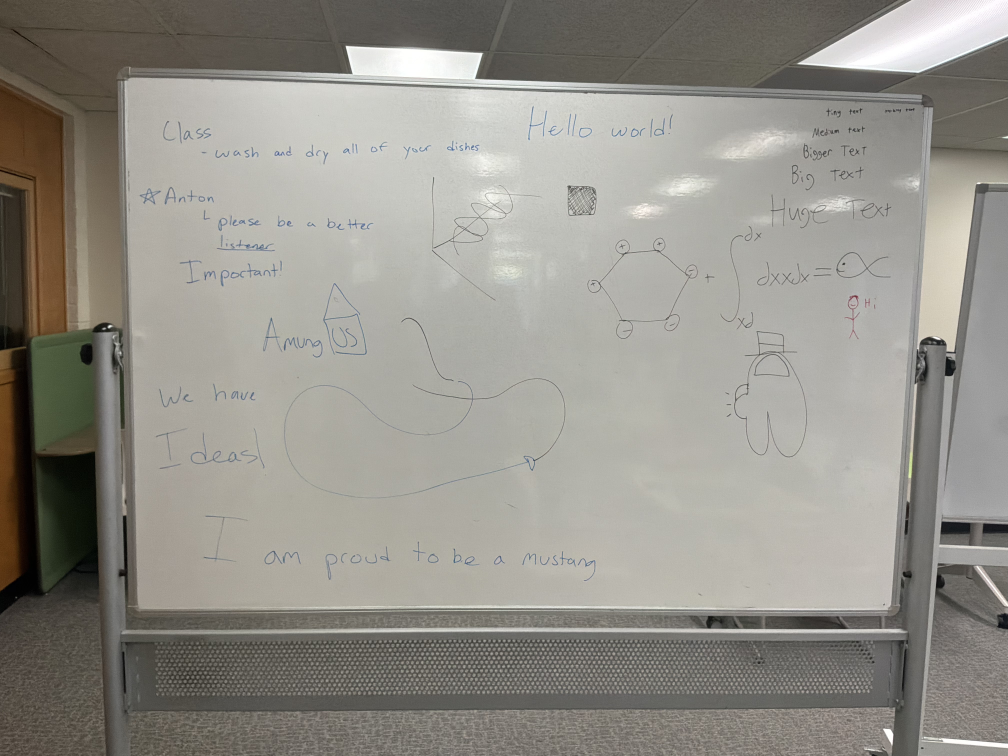
#> input picture photos/IMG_0013.jpg, 4032 x 3024 px (shown at 1/4 size)
$ python -i master_raster.py   (imports and definitions only)
#> lines starting #> are read from the running program, lines starting #| are printed output that depends on the picture
#> further down, picture is the input picture: shape (3024, 4032, 3); mean B, G, R 137.4, 144.7, 147.3
"""Creation of the immutable, full-color board master raster."""

from __future__ import annotations

from dataclasses import dataclass

import cv2
import numpy as np


@dataclass(frozen=True)
class MasterRaster:
    """Read-only enhanced BGR image used by every downstream stage."""

    image: np.ndarray
    width: int
    height: int
    enhancement_strength: float

    def mutable_copy(self) -> np.ndarray:
        """Return a writable copy for callers that explicitly need one."""
        return self.image.copy()


def create_master_raster(image: np.ndarray, enhancement_strength: float = 0.72) -> MasterRaster:
    """Create a color-preserving, illumination-normalized immutable master.

    Args:
        image: Perspective-corrected grayscale, BGR, or BGRA uint8 image.
        enhancement_strength: Blend from original (0) to enhanced (1).
    """
#> called with enhancement_strength = 0.72
    if image is None or image.size == 0:
        raise ValueError("image must be non-empty")
    strength = float(np.clip(enhancement_strength, 0.0, 1.0))
    if image.ndim == 2:
        bgr = cv2.cvtColor(image, cv2.COLOR_GRAY2BGR)
    elif image.ndim == 3 and image.shape[2] == 4:
        bgr = cv2.cvtColor(image, cv2.COLOR_BGRA2BGR)
    elif image.ndim == 3 and image.shape[2] >= 3:
        bgr = image[:, :, :3].copy()
    else:
        raise ValueError("image must be grayscale, BGR, or BGRA")
    if bgr.dtype != np.uint8:
        bgr = np.clip(bgr, 0, 255).astype(np.uint8)

    # Correct mild camera color casts without bleaching marker hues.
    work = bgr.astype(np.float32)
    channel_means = work.reshape(-1, 3).mean(axis=0)
#> channel_means = [137.7, 142, 144.5]
    target = float(np.mean(channel_means))
#> target = 141.4
    gains = np.clip(target / np.maximum(channel_means, 1.0), 0.82, 1.18)
#> gains = [1.03, 0.996, 0.979]
    balanced = np.clip(work * gains, 0, 255).astype(np.uint8)

    lab = cv2.cvtColor(balanced, cv2.COLOR_BGR2LAB)
#> lab: shape (3024, 4032, 3); mean of channels 0, 1, 2 150.6, 127.5, 129.8
    lightness, a_channel, b_channel = cv2.split(lab)
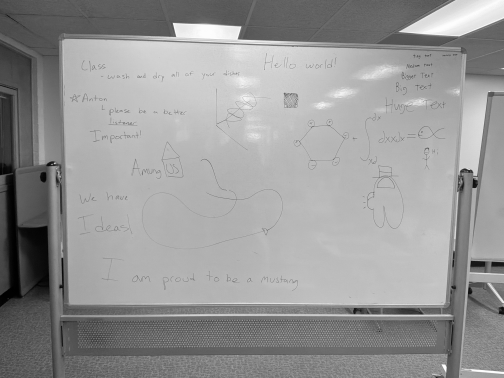
#> lightness: shape (3024, 4032) (shown at 1/8 size); min 0, max 253, mean 150.6
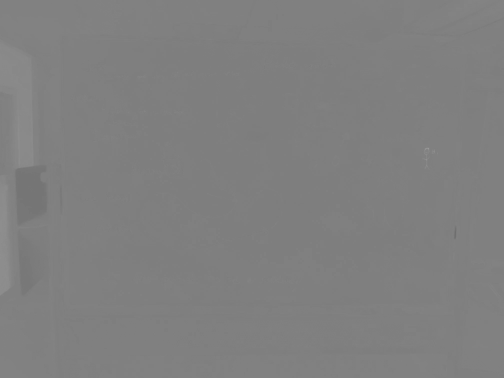
#> a_channel: shape (3024, 4032) (shown at 1/8 size); min 108, max 156, mean 127.5
    radius = max(15, int(round(min(bgr.shape[:2]) * 0.025)) | 1)
    background = cv2.GaussianBlur(lightness, (0, 0), sigmaX=radius / 3.0)
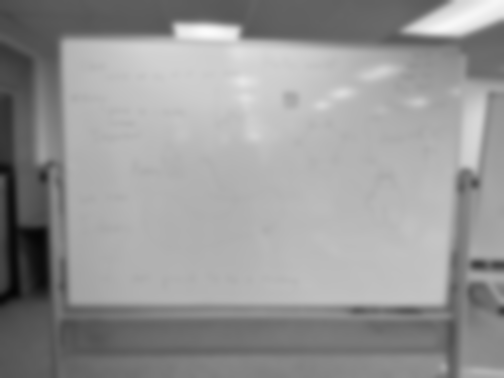
#> background: shape (3024, 4032) (shown at 1/8 size); min 4, max 251, mean 150.6
    normalized = cv2.divide(lightness, np.maximum(background, 1), scale=235)
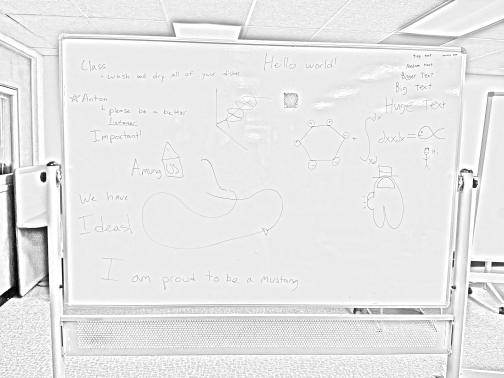
#> normalized: shape (3024, 4032) (shown at 1/8 size); min 0, max 255, mean 230.2
    clahe = cv2.createCLAHE(clipLimit=1.8, tileGridSize=(8, 8))
    normalized = clahe.apply(normalized)
    enhanced = cv2.cvtColor(cv2.merge((normalized, a_channel, b_channel)), cv2.COLOR_LAB2BGR)
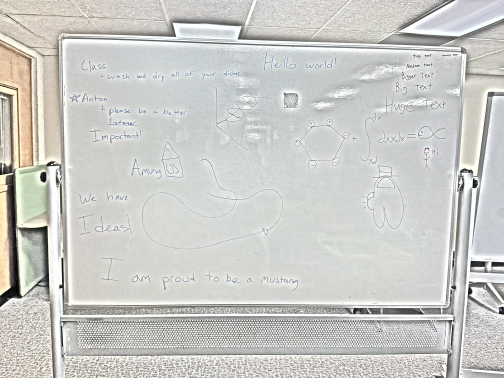
#> enhanced: shape (3024, 4032, 3) (shown at 1/8 size); mean B, G, R 199.6, 203.3, 202.9
    master = cv2.addWeighted(bgr, 1.0 - strength, enhanced, strength, 0)
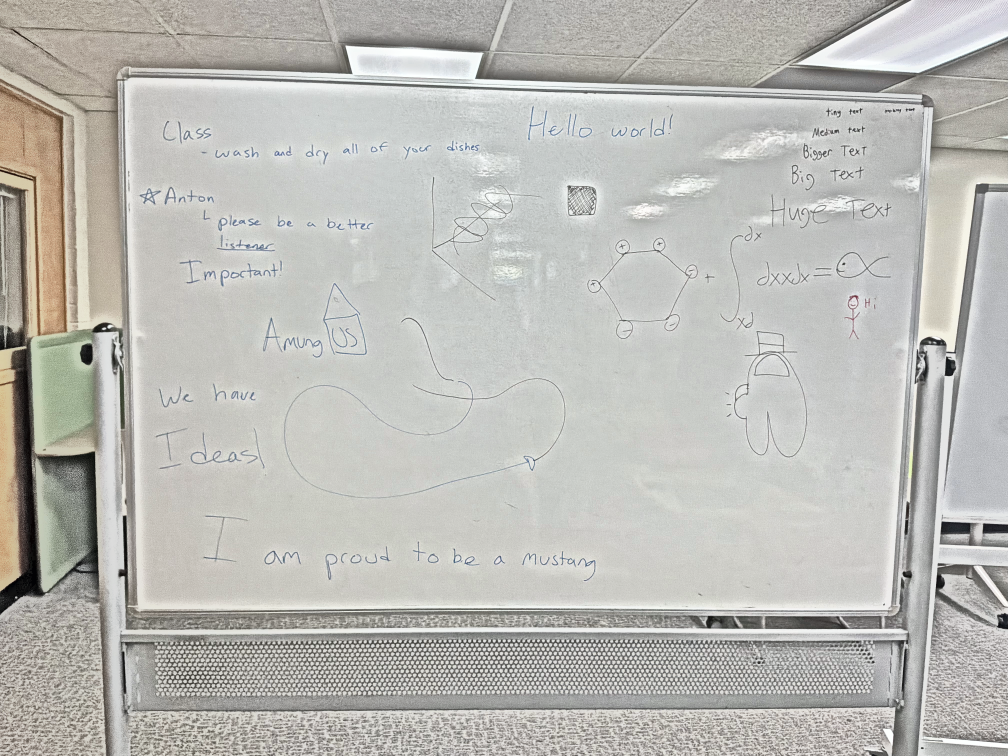
#> master: shape (3024, 4032, 3) (shown at 1/4 size); mean B, G, R 182.2, 186.9, 187.4
    master = np.ascontiguousarray(master)
    master.setflags(write=False)
    height, width = master.shape[:2]
    return MasterRaster(master, width, height, strength)

>>> import cv2
>>> picture = cv2.imread('../photos/IMG_0013.jpg')
>>> result = create_master_raster(picture)

$ run again, on photos/IMG_1874.jpg
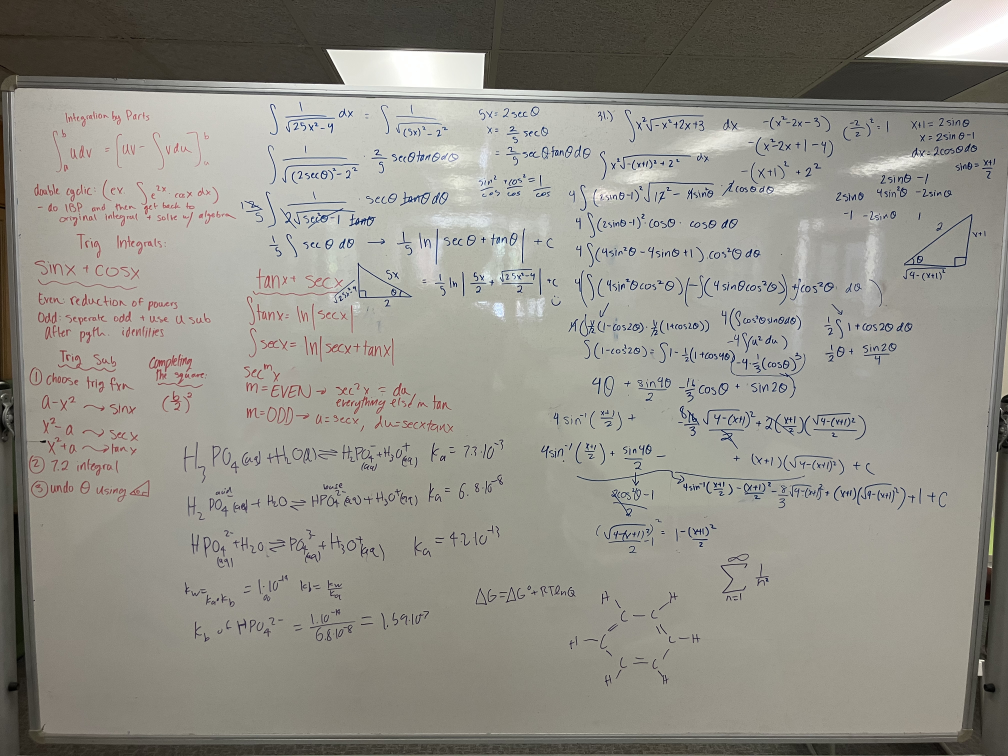
#> input picture photos/IMG_1874.jpg, 4032 x 3024 px (shown at 1/4 size)
#> picture is the input picture: shape (3024, 4032, 3); mean B, G, R 135.9, 144.3, 146.3
#> channel_means = [131.7, 139, 140.2]
#> target = 137
#> gains = [1.04, 0.985, 0.977]
#> lab: shape (3024, 4032, 3); mean of channels 0, 1, 2 148.9, 128.3, 128.7
#> in create_master_raster, `normalized = clahe.apply(normalized)`:
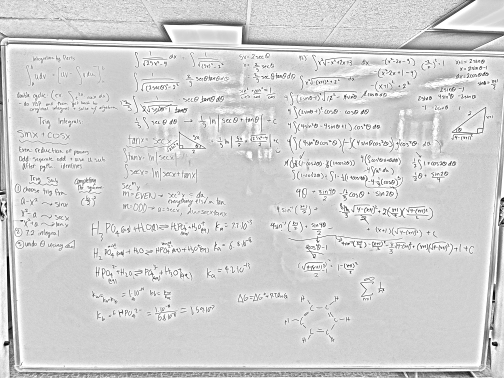
#> normalized: shape (3024, 4032) (shown at 1/8 size); min 1, max 255, mean 210.1
#> in create_master_raster, `master = cv2.addWeighted(bgr, 1.0 - strength, enhanced, strength, 0)`:
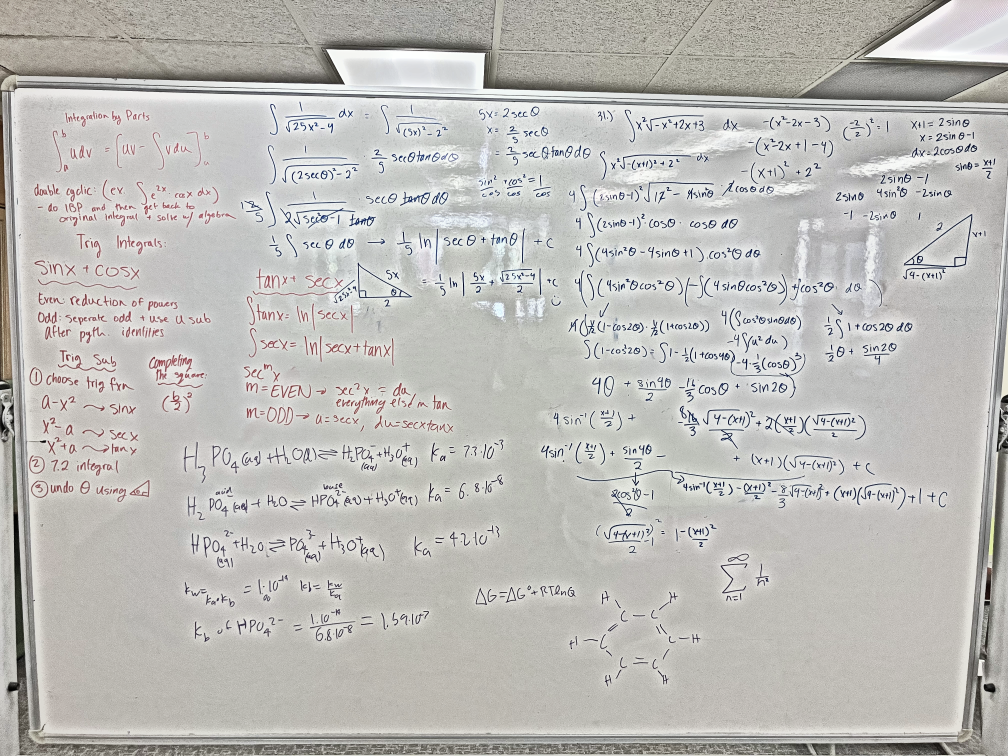
#> master: shape (3024, 4032, 3) (shown at 1/4 size); mean B, G, R 185.1, 188.6, 189.8

$ run again, on photos/IMG_8256.jpg
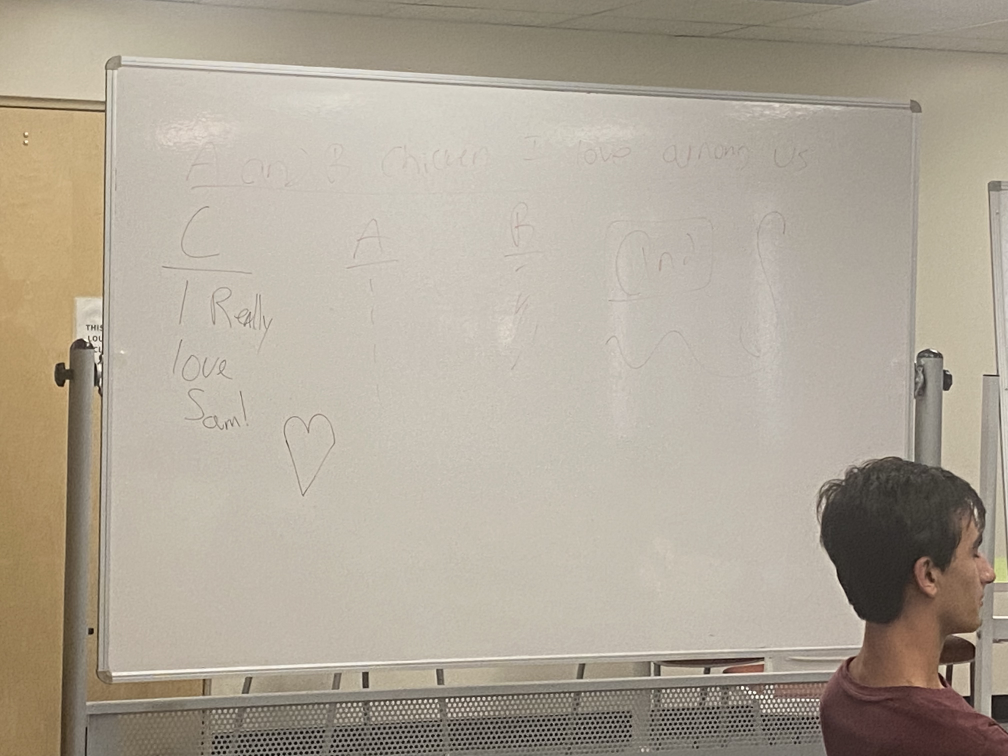
#> input picture photos/IMG_8256.jpg, 4032 x 3024 px (shown at 1/4 size)
#> picture is the input picture: shape (3024, 4032, 3); mean B, G, R 150.9, 165.4, 174.6
#> channel_means = [142.2, 157.1, 180.3]
#> target = 159.9
#> gains = [1.12, 1.02, 0.887]
#> lab: shape (3024, 4032, 3); mean of channels 0, 1, 2 172.3, 123.7, 125.9
#> in create_master_raster, `normalized = clahe.apply(normalized)`:
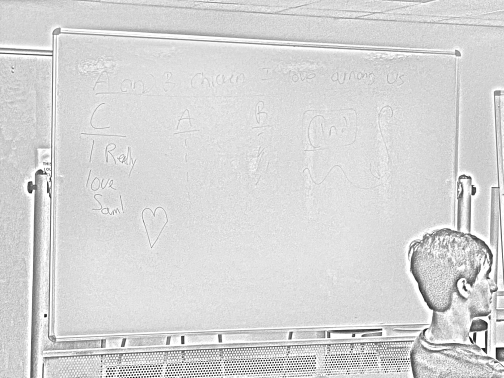
#> normalized: shape (3024, 4032) (shown at 1/8 size); min 1, max 255, mean 214.2
#> in create_master_raster, `master = cv2.addWeighted(bgr, 1.0 - strength, enhanced, strength, 0)`:
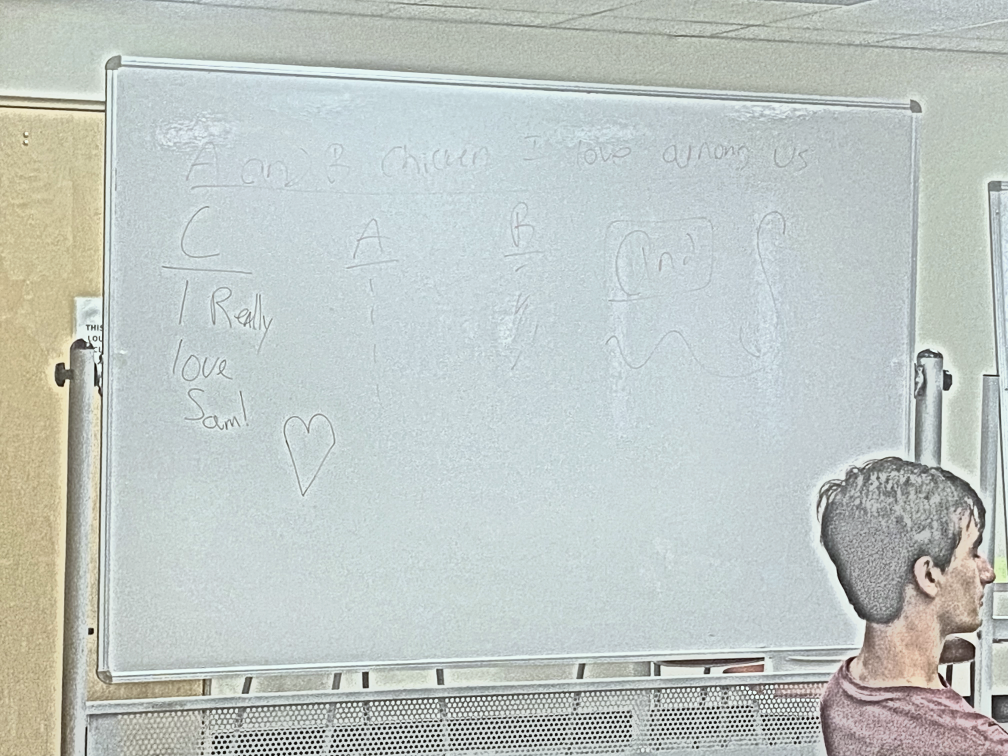
#> master: shape (3024, 4032, 3) (shown at 1/4 size); mean B, G, R 195.8, 199.3, 191.9
